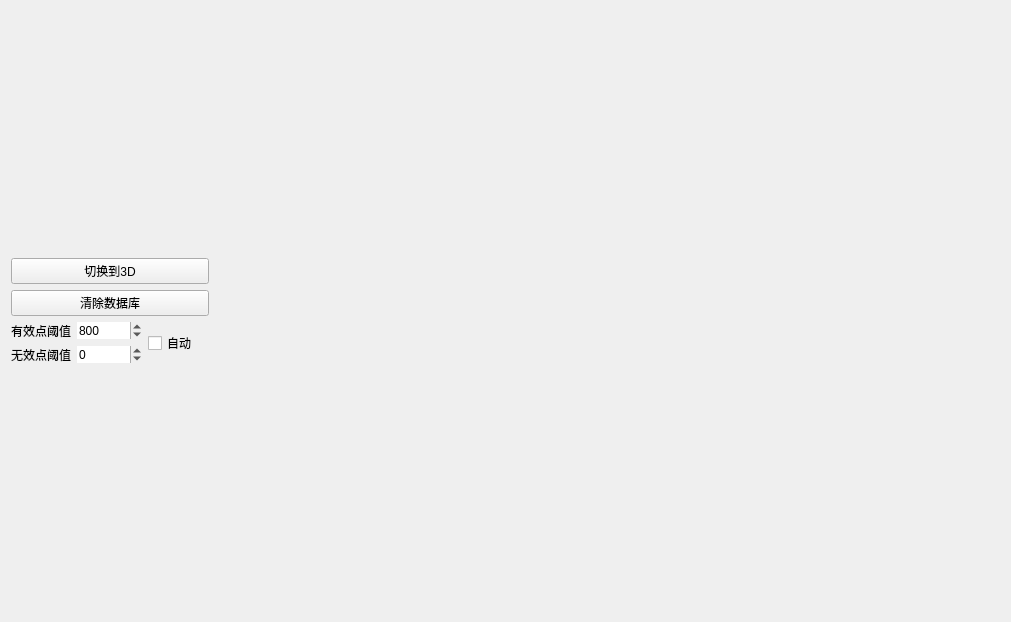
<?xml version="1.0" encoding="UTF-8"?>
<ui version="4.0">
 <class>MainInterfaceClass</class>
 <widget class="QWidget" name="MainInterfaceClass">
  <property name="geometry">
   <rect>
    <x>0</x>
    <y>0</y>
    <width>1011</width>
    <height>622</height>
   </rect>
  </property>
  <property name="windowTitle">
   <string>MainInterface</string>
  </property>
  <layout class="QVBoxLayout" name="verticalLayout" stretch="0,10">
   <item>
    <layout class="QHBoxLayout" name="ToolBarLayout"/>
   </item>
   <item>
    <layout class="QHBoxLayout" name="horizontalLayout_2" stretch="2,8,0">
     <item>
      <layout class="QVBoxLayout" name="labelLayout">
       <item>
        <widget class="QPushButton" name="convertBtn">
         <property name="text">
          <string>切换到3D</string>
         </property>
        </widget>
       </item>
       <item>
        <widget class="QPushButton" name="clearDatabaseBtn">
         <property name="text">
          <string>清除数据库</string>
         </property>
        </widget>
       </item>
       <item>
        <layout class="QHBoxLayout" name="horizontalLayout_4">
         <item>
          <layout class="QVBoxLayout" name="verticalLayout_2">
           <item>
            <layout class="QHBoxLayout" name="horizontalLayout_3">
             <item>
              <widget class="QLabel" name="label_2">
               <property name="text">
                <string>有效点阈值</string>
               </property>
              </widget>
             </item>
             <item>
              <widget class="QSpinBox" name="ValidPointThresholdSpinBox">
               <property name="frame">
                <bool>false</bool>
               </property>
               <property name="minimum">
                <number>-100000</number>
               </property>
               <property name="maximum">
                <number>10000</number>
               </property>
               <property name="value">
                <number>800</number>
               </property>
              </widget>
             </item>
            </layout>
           </item>
           <item>
            <layout class="QHBoxLayout" name="horizontalLayout">
             <item>
              <widget class="QLabel" name="label">
               <property name="text">
                <string>无效点阈值</string>
               </property>
              </widget>
             </item>
             <item>
              <widget class="QSpinBox" name="InvalidPointThresholdSpinBox">
               <property name="frame">
                <bool>false</bool>
               </property>
               <property name="keyboardTracking">
                <bool>true</bool>
               </property>
               <property name="minimum">
                <number>-100000</number>
               </property>
               <property name="value">
                <number>0</number>
               </property>
              </widget>
             </item>
            </layout>
           </item>
          </layout>
         </item>
         <item>
          <layout class="QVBoxLayout" name="verticalLayout_3">
           <item>
            <widget class="QCheckBox" name="AutomaticCheckBox">
             <property name="text">
              <string>自动</string>
             </property>
            </widget>
           </item>
          </layout>
         </item>
        </layout>
       </item>
      </layout>
     </item>
     <item>
      <layout class="QVBoxLayout" name="showLayout" stretch="1,99">
       <item>
        <layout class="QVBoxLayout" name="CanvasToolBarLayout"/>
       </item>
       <item>
        <layout class="QVBoxLayout" name="CanvasLayout"/>
       </item>
      </layout>
     </item>
     <item>
      <layout class="QVBoxLayout" name="browserLayout"/>
     </item>
    </layout>
   </item>
  </layout>
 </widget>
 <layoutdefault spacing="6" margin="11"/>
 <resources/>
 <connections/>
</ui>
